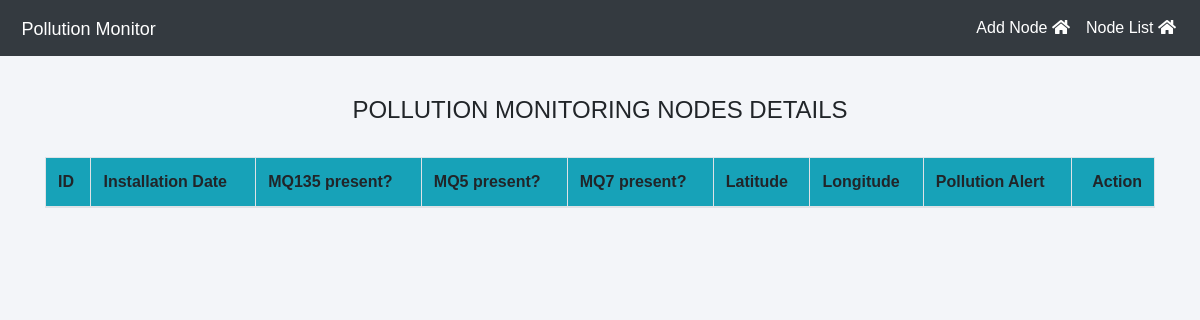
Page /Pollution/nodes/ on the earlier database version.
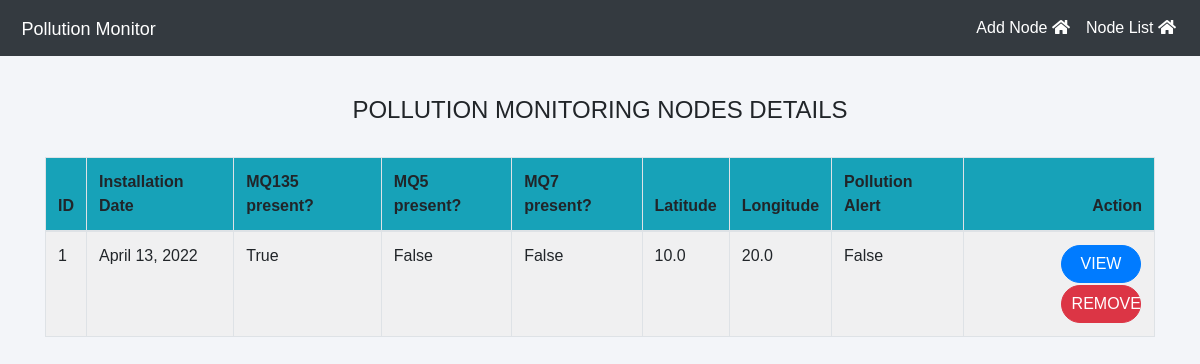
Same page on the later database version.
### myapp/models.py (models this page shows, shortened)
class Node(models.Model):
    node_Id = models.AutoField(primary_key=True)
    installedDate = models.DateField(default=date.today())
    isMQ135 = models.BooleanField(default=False)
    isMQ5 = models.BooleanField(default=False)
    isMQ7 = models.BooleanField(default=False)
    mq135 = models.FloatField(blank=True, default=0)
    mq5 = models.FloatField(blank=True, default=0)
    mq7 = models.FloatField(blank=True, default=0)
    latitude = models.FloatField(blank=True, default=0)
    longitude = models.FloatField(blank=True, default=0)
    alert=models.BooleanField(default=False)

### myapp/views.py (the view)
# urls.py: path('nodes/', views.showNodes, name='showNodes'),
def showNodes(request):
    if request.method == 'POST':
        return render(request, 'main.html',)
    else:
        nodes = Node.objects.all()
        return render(request, 'nodeList.html', {'nodes': nodes})

### templates/nodeList.html (shortened to what this page needs)
{% extends "sitebase.html" %}
{% load static %}
{% block content %}
<br><br>
<div class="container">
    <H4 class="text-center">POLLUTION MONITORING NODES DETAILS</H4><br>
    <table class="table table-light table-hover table-bordered table-striped">
        <thead class="bg-info">
            <tr>
                <th scope="col">ID</th>
                <th scope="col">Installation Date</th>
                <th scope="col">MQ135 present?</th>
                <th scope="col">MQ5 present?</th>
                <th scope="col">MQ7 present?</th>
                <th scope="col">Latitude</th>
                <th scope="col">Longitude</th>
                <th scope="col">Pollution Alert</th>
                <th class="text-right">Action</th>
            </tr>
        </thead>
        <tbody>
            {% for t in nodes %}
            <tr>
                <td> {{t.node_Id}}</td>
                <td> {{t.installedDate}}</td>
                <td>{{t.isMQ135}}</td>
                <td>{{t.isMQ5}}</td>
                <td>{{t.isMQ7}}</td>
                <td>{{t.latitude}}</td>
                <td>{{t.longitude}}</td>
                <td>{{t.alert}}</td>
                <td class="text-right">
                    <button class="btn btn-primary badge-pill" style="width: 80px;margin: 1px;"><a  style="text-decoration: none;color: white;" href="{% url 'displayNode' t.node_Id  %}">VIEW</a> </button>
                    <button class="btn btn-danger badge-pill" style="width: 80px;margin: 1px;"><a  style="text-decoration: none;color: white;" href="{% url 'removeNode' t.node_Id  %}">REMOVE</a> </button>
                </td>
            </tr>
            {% endfor %}
        </tbody>
    </table>
</div>
{% endblock %}

Differences in the rows shown:
added Node: node_Id "1", installedDate "April 13, 2022", isMQ135 "True", isMQ5 "False", isMQ7 "False", latitude "10.0", longitude "20.0", alert "False"
